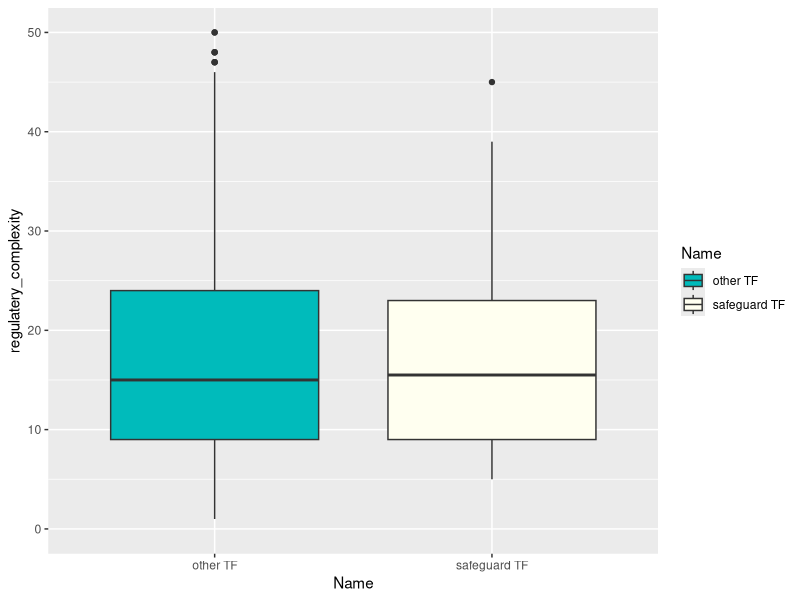
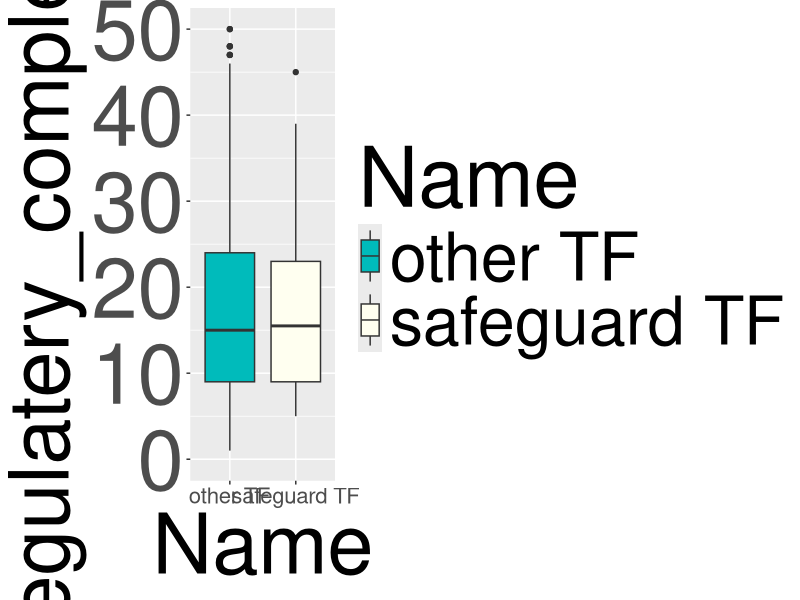

The R source for these figures, in order:
library(ggplot2)
library(readxl)
library(VennDiagram)
BBTF <- read_excel("complexity.xlsx", sheet = "comp",col_names = FALSE)
allTF <- read_excel("complexity.xlsx", sheet = "notcomp",col_names = FALSE)
s = 'number of enhancer in safeguard TF and other TF'
A = BBTF[,3]
A=data.matrix(A)
B = allTF[,3]
B=data.matrix(B)
n1 = length(A)
n2 = length(B)
mergename = c(rep('safeguard TF',n1),rep('other TF',n2))
merge = c(t(A),t(B))
TF = data.frame(Name = mergename,regulatery_complexity = merge)
pdf(file='number_of_enhancer_in_BBTF_gene.pdf',family="GB1",pointsize=16)
p<-ggplot(data = TF,aes(x = Name,y = regulatery_complexity))+geom_boxplot(aes(fill = Name))+scale_y_continuous(limits = c(0,50))+scale_fill_manual(values=c("#00BBBB","#FFFFF0"))
p1=p + theme(text =element_text(size=60),axis.text=element_text(size=60),axis.text.x=element_text(size=16))
dev.off()
